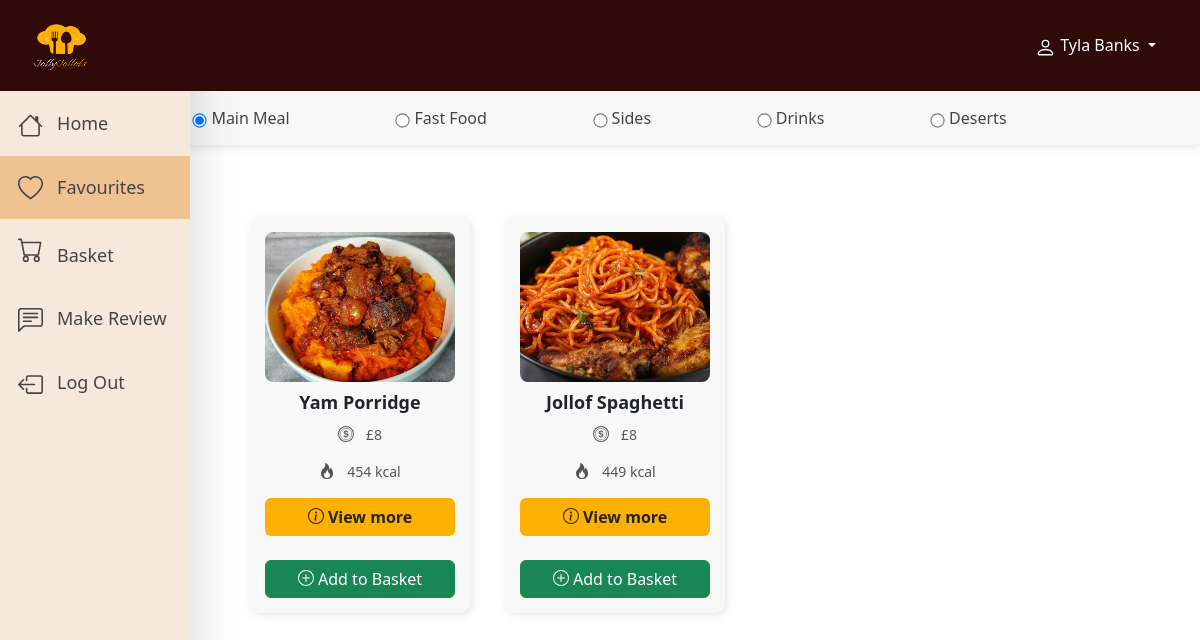
Page /users/customer-favourites/ (signed in) on the committed database.
### users/models.py (models this page shows, shortened)
class Customer(models.Model):
    customerId = models.CharField(max_length=10, unique=True, blank=True, primary_key=True)
    first_name = models.CharField(max_length=50)
    last_name = models.CharField(max_length=50)
    email = models.CharField(max_length=50)
    password = models.CharField(max_length=128)

### restaurant/models.py (models this page shows, shortened)
class Food(models.Model):
    FOOD_CATEGORIES = [
        ('Main Meal', 'Main Meal'),
        ('Fast Food', 'Fast Food'),
        ('Sides', 'Sides'),
        ('Deserts', 'Deserts')
    ]
    foodId = models.AutoField(primary_key=True)
    food_name = models.CharField(max_length=50)
    ingredients = models.CharField(max_length=255, blank=True)
    category = models.CharField(max_length=50, choices=FOOD_CATEGORIES ,default='Main Meal')
    duration = models.CharField(max_length=10)
    price = models.CharField(max_length=10)
    allergen = models.CharField(max_length=50, blank=True, null=True)
    image = models.ImageField(upload_to='food_images/', blank=True, null=True)
    calories = models.CharField(max_length=10, null=True, blank=True)
    fav_status = models.CharField(max_length=50, blank=True, null=True)

### users/views/customer_views.py (the view)
# urls.py: path('customer-favourites/', customer_views.displayCustomerFavourites, name="customer-favourites"),
def displayCustomerFavourites(request):
    customer_email = request.session.get("customer_email")  # Get customer_email from session
    customer = None
    if not request.session.session_key:
        request.session.create()  # Create a new session
    session_id = request.session.session_key
    if customer_email:
        customer = Customer.objects.get(email=customer_email)
        favourites = Favourite.objects.filter(customer_id=customer).select_related("food_id", "drink_id")
        food_favourites = [fav.food_id for fav in favourites if fav.food_id]
        drink_favourites = [fav.drink_id for fav in favourites if fav.drink_id]
        unique_categories = [choice[0] for choice in Food._meta.get_field('category').choices]
        drink_categories = [choice[0] for choice in Drink._meta.get_field('category').choices]
        if customer_email:
            customer = Customer.objects.get(email=customer_email)
            basket, created = Basket.objects.get_or_create(user=customer)
        else:
            basket, created = Basket.objects.get_or_create(session_id=session_id)
        order_items = OrderItem.objects.filter(basket=basket)
        order_item_count = order_items.count()
    context = {
        'media_url': settings.MEDIA_URL,  # Passing the MEDIA_URL to the template
        'customer': customer,
        'food': food_favourites,
        'drinks': drink_favourites,
        "categories": unique_categories,
        "drinkCategories": drink_categories,
        'order_item_count': order_item_count
    }
    return render(request, 'customers/favourites.html', context)

### users/templates/customers/favourites.html (shortened to what this page needs)
{% extends 'layout.html' %}
    {% block content %}
        <div id="navbar-menuItems">
            <nav style="background-color:#300909" class="navbar navbar-expand-lg">
                <div class="container-fluid">
                    <a class="navbar-brand" href="#">
                        <img src="{{ media_url }}RestaurantLogoDesign-FYP.png" alt="Card Image">
                    </a>
                    <div id="customer-name-dropdown" class="dropdown" style="float:right; margin-right: 2rem;">
                        <a style="color:white;" class="nav-link dropdown-toggle" href="#" role="button" data-bs-toggle="dropdown" aria-expanded="false">
                        {{ customer.first_name }} {{ customer.last_name }}
                        </a>
                    </div>
                </div>
            </nav>
        </div>
        <div class="Cus-sidebar shadow-lg">
            <a onclick="window.location.href='{% url 'customer-loggedIn-home' %}'">
                <span>
                </span> &nbsp; Home
            </a>
            <div class="sidebar-btn" style="border">
                <a id="CustomerFavBtn">
                    <span>
                    </span> &nbsp; Favourites
                </a>
            </div>
            <a onclick="window.location.href='{% url 'customer-basket'%}'">
                <span class="icon-container">
                </span>
                &nbsp; Basket
            </a>
            <a onclick="window.location.href='{% url 'customer-loggedIn-rating' %}'">
                <span>
                </span> &nbsp; Make Review
            </a>
            <a onclick="logOutConfirmation()">
                <span>
                </span> &nbsp; Log Out
            </a>
        </div>
        <div class="category-container">
            <label><input type="radio" name="category" class="mt-1" checked> Main Meal</label>
            <label><input type="radio" name="category" class="mt-1"> Fast Food</label>
            <label><input type="radio" name="category" class="mt-1"> Sides</label>
            <label><input type="radio" name="category" class="mt-1"> Drinks</label>
            <label><input type="radio" name="category" class="mt-1"> Deserts</label>
        </div>
        <br><br><br>
        <div class="restaurant-menu">
            {% for item in food %}
                    <div class="menuitem-box" onmouseover="this.style.transform='scale(1.05)'; this.style.boxShadow='0 6px 8px rgba(0, 0, 0, 0.15)';"
                    onmouseout="setBackgroundColor(this)">
                        <img src="{{ media_url }}{{ item.image }}" alt="{{ item.food_name }}" class="food-image">
                        <h3 class="food-name">{{ item.food_name }}</h3>
                        <p class="food-price">
                             &nbsp;&nbsp; {{ item.price }}</p>
                        <p class="food-calories">
                             &nbsp;&nbsp; {{ item.calories }} </p>
                        <button onclick="openMenuItemInfoModal('{{ item.foodId }}', document.getElementById('fooditemType').value)" class="btn" style="font-weight:bold; background-color: #FFB000; width:100%;" onmouseover="this.style.backgroundColor='#CC8A00';"
                        onmouseout="this.style.backgroundColor='#FFB000';">
                             View more
                        </button>
                        <br>
                        <button onclick="openOrderCustomModal('{{ item.foodId }}', document.getElementById('fooditemType').value)" class="btn btn-success" style="width:100%;">
                             Add to Basket
                        </button>
                    </div>
            {% endfor %}
        </div>
        <br><br>
    {% endblock %}

### static/css/style.css (style rules this page uses)
* { margin: 0; padding: 0; box-sizing: border-box; }
body { min-height: 100vh; background-color: rgb(252, 252, 252); font-size: 1rem; display: flex; flex-flow: column; font-family: 'Roboto', Arial, sans-serif; }
.navbar-brand img { height: 65px; width: 130%; }
nav { top: 0; width: 100%; z-index: 1001; position: fixed; }
.restaurant-menu, .restaurant-menu-drinks { display: flex; flex-wrap: wrap; gap: 35px; justify-content: flex-start; margin: 0 auto; padding-left: 250px; }
.menuitem-box, .drink-menuitem-box { display: flex; flex-direction: column; align-items: center; padding: 15px; border-radius: 10px; background: #f8f8f8; box-shadow: 2px 2px 10px rgba(0, 0, 0, 0.1); text-align: center; cursor: pointer; position: relative; transition: transform 0.3s ease, box-shadow 0.3s ease, background-color 0.3s ease; width: calc(25% - 20px); min-width: 200px; max-width: 250px; }
.food-image, .drink-image { width: 100%; height: 150px; object-fit: cover; border-radius: 8px; }
.food-name, .drink-name { font-size: 18px; font-weight: bold; margin: 10px 0; }
.food-price, .food-calories, .drink-price, .drink-calories, .drink-AlcoholConc { font-size: 14px; color: #555; display: flex; align-items: center; gap: 1px; }
#navbar-menuItems { position: sticky; top: 0; width: 100%; z-index: 1001; }
.category-container { background: #f8f8f8; box-shadow: 2px 2px 10px rgba(0, 0, 0, 0.1); color: #444444; padding: 10px 30px; border-radius: 5px; padding: 15px 140px; display: flex; justify-content: space-around; align-items: center; position: sticky; top: 90px; z-index: 999; }
.category-container label { display: flex; align-items: center; gap: 5px; font-size: 16px; white-space: nowrap; }
.category-container input[type="radio"] { margin: 0; transform: scale(1.1); }
input[type="radio"]:checked { background-color: #fab00f; }
.Cus-sidebar { height: 100%; width: 190px; position: fixed; top: 0; left: 0; background-color: #F5E9DC; padding-top: 92px; color: #444444; z-index: 1000; }
.Cus-sidebar a { display: block; padding: 18px; text-decoration: none; font-size: 18px; color:#444444 !important; }
.Cus-sidebar a.active { background-color: #efc292; color: #444444; }
.icon-container { position: relative; display: inline-flex; align-items: center; }

### rows in the picture
Customer: first_name "Tyla", last_name "Banks"
Food: image (picture), food_name "Yam Porridge", price "£8", calories "454 kcal"
Food: image (picture), food_name "Jollof Spaghetti", price "£8", calories "449 kcal"
